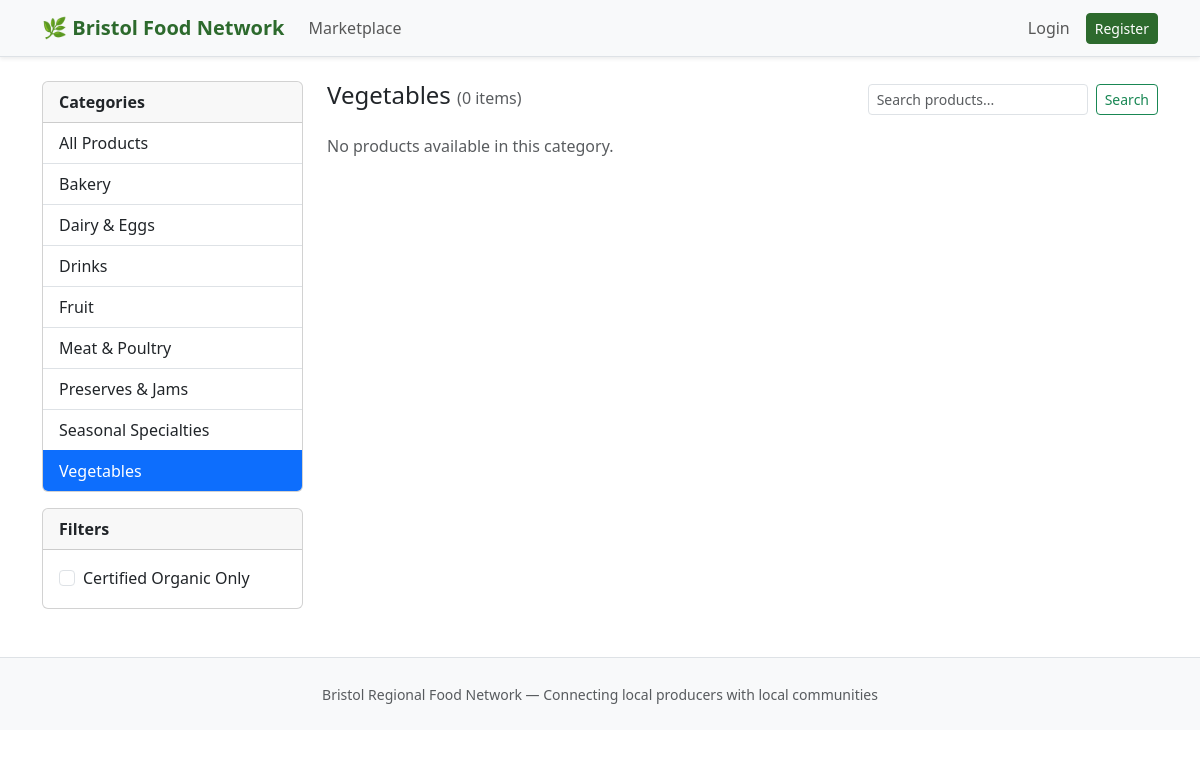
Page /marketplace/?category=vegetables on the earlier database version.
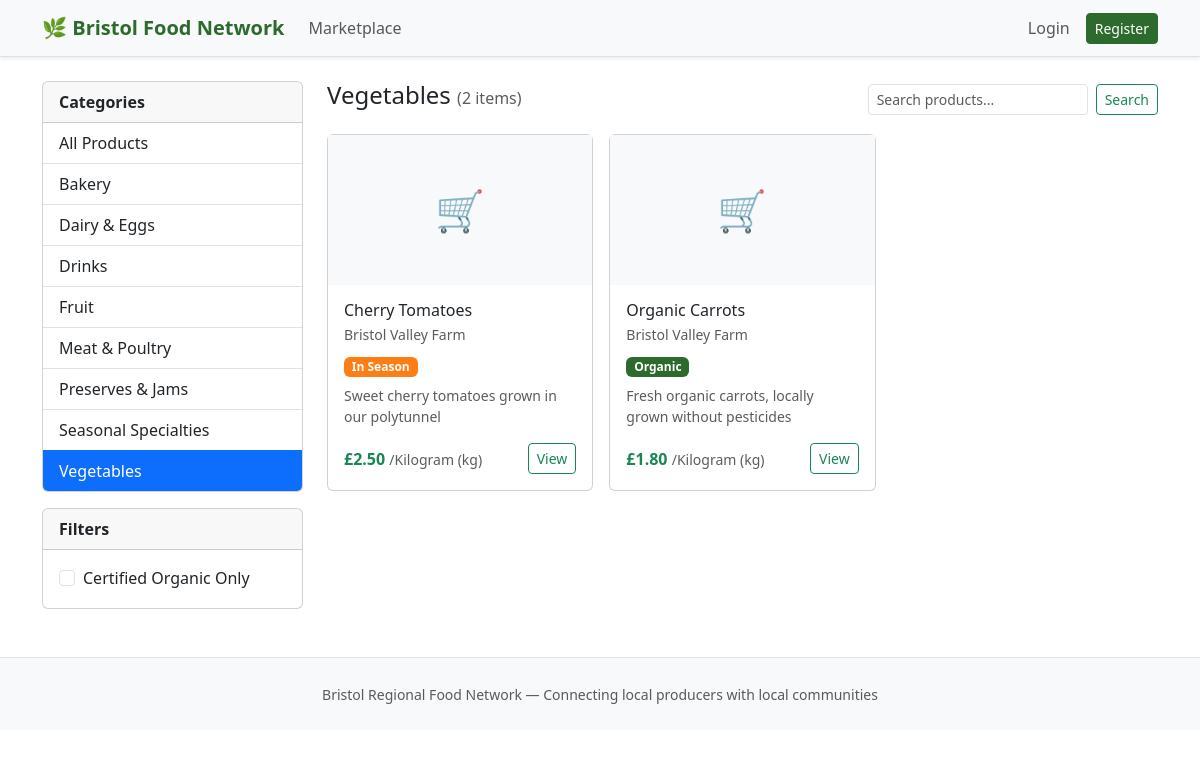
Same page on the later database version.
### core/models.py (models this page shows, shortened)
class Category(models.Model):
    name = models.CharField(max_length=100, unique=True)
    slug = models.SlugField(unique=True)
    description = models.TextField(blank=True)
    class Meta:
        verbose_name_plural = 'categories'
        ordering = ['name']

class Product(models.Model):
    AVAILABILITY_CHOICES = [
        ('available', 'Available'),
        ('in_season', 'In Season'),
        ('out_of_season', 'Out of Season'),
        ('unavailable', 'Unavailable'),
    ]
    UNIT_CHOICES = [
        ('kg', 'Kilogram (kg)'),
        ('g', 'Gram (g)'),
        ('litre', 'Litre'),
        ('dozen', 'Dozen'),
        ('each', 'Each'),
        ('bunch', 'Bunch'),
        ('pack', 'Pack'),
    ]
    producer = models.ForeignKey(ProducerProfile, on_delete=models.CASCADE, related_name='products')
    category = models.ForeignKey(Category, on_delete=models.PROTECT, related_name='products')
    name = models.CharField(max_length=200)
    description = models.TextField()
    price = models.DecimalField(
        max_digits=8, decimal_places=2,
        validators=[MinValueValidator(Decimal('0.01'))]
    )
    unit = models.CharField(max_length=20, choices=UNIT_CHOICES, default='each')
    stock_quantity = models.DecimalField(max_digits=10, decimal_places=2, default=0)
    low_stock_threshold = models.DecimalField(max_digits=10, decimal_places=2, default=10)
    availability = models.CharField(max_length=20, choices=AVAILABILITY_CHOICES, default='available')
    is_organic = models.BooleanField(default=False)
    harvest_date = models.DateField(null=True, blank=True)
    best_before_date = models.DateField(null=True, blank=True)
    season_start_month = models.PositiveIntegerField(
        null=True, blank=True,
        validators=[MinValueValidator(1), MaxValueValidator(12)]
    )
    season_end_month = models.PositiveIntegerField(
        null=True, blank=True,
        validators=[MinValueValidator(1), MaxValueValidator(12)]
    )
    image = models.ImageField(upload_to='products/', null=True, blank=True)
    is_surplus = models.BooleanField(default=False)
    surplus_discount_percent = models.PositiveIntegerField(
        default=0,
        validators=[MaxValueValidator(100)]
    )
    surplus_expiry = models.DateTimeField(null=True, blank=True)
    created_at = models.DateTimeField(auto_now_add=True)
    updated_at = models.DateTimeField(auto_now=True)
    class Meta:
        ordering = ['name']

class ProducerProfile(models.Model):
    user = models.OneToOneField(User, on_delete=models.CASCADE, related_name='producer_profile')
    business_name = models.CharField(max_length=200)
    contact_name = models.CharField(max_length=100)
    farm_address = models.TextField()
    farm_postcode = models.CharField(max_length=10)
    description = models.TextField(blank=True)
    lead_time_hours = models.PositiveIntegerField(
        default=48,
        help_text="Minimum hours needed to prepare orders"
    )

### core/views.py (the view)
# urls.py: path('marketplace/', views.marketplace, name='marketplace'),
def marketplace(request):
    products = Product.objects.filter(
        availability__in=['available', 'in_season'],
        stock_quantity__gt=0
    ).select_related('producer', 'category')
    category_slug = request.GET.get('category', '').strip()
    search_query = request.GET.get('q', '').strip()
    organic_only = request.GET.get('organic') == '1'
    if category_slug:
        products = products.filter(category__slug=category_slug)
    if search_query:
        products = products.filter(
            Q(name__icontains=search_query) |
            Q(description__icontains=search_query) |
            Q(producer__business_name__icontains=search_query)
        )
    if organic_only:
        products = products.filter(is_organic=True)
    categories = Category.objects.all()
    selected_category = Category.objects.filter(slug=category_slug).first() if category_slug else None
    return render(request, 'marketplace/browse.html', {
        'products': products,
        'categories': categories,
        'selected_category': selected_category,
        'search_query': search_query,
        'organic_only': organic_only,
    })

### core/context_processors.py (called while the page is built)
def cart_count(request):
    if request.user.is_authenticated and not request.user.is_producer():
        try:
            cart = Cart.objects.get(customer=request.user)
            return {'cart_count': cart.item_count}
        except Cart.DoesNotExist:
            pass
    return {'cart_count': 0}

### templates/marketplace/browse.html (shortened to what this page needs)
{% extends 'base.html' %}
{% block content %}
<div class="row">
    <div class="col-md-3">
        <div class="card mb-3">
            <div class="card-header fw-semibold">Categories</div>
            <div class="list-group list-group-flush">
                <a href="{% url 'marketplace' %}{% if search_query %}?q={{ search_query }}{% endif %}"
                   class="list-group-item list-group-item-action {% if not selected_category %}active{% endif %}">
                    All Products
                </a>
                {% for cat in categories %}
                <a href="{% url 'marketplace' %}?category={{ cat.slug }}{% if search_query %}&q={{ search_query }}{% endif %}"
                   class="list-group-item list-group-item-action {% if selected_category.pk == cat.pk %}active{% endif %}">
                    {{ cat.name }}
                </a>
                {% endfor %}
            </div>
        </div>
        <div class="card">
            <div class="card-header fw-semibold">Filters</div>
            <div class="card-body">
                <form method="get">
                    <div class="form-check">
                        <input class="form-check-input" type="checkbox" name="organic" value="1"
                               id="organicCheck" {% if organic_only %}checked{% endif %} onchange="this.form.submit()">
                        <label class="form-check-label" for="organicCheck">Certified Organic Only</label>
                    </div>
                </form>
            </div>
        </div>
    </div>
    <div class="col-md-9">
        <div class="d-flex justify-content-between align-items-center mb-3">
            <h4>
                {% if selected_category %}{{ selected_category.name }}{% else %}All Products{% endif %}
                <small class="text-muted fs-6">({{ products|length }} items)</small>
            </h4>
            <form method="get" class="d-flex gap-2">
                <input type="text" class="form-control form-control-sm" name="q"
                       placeholder="Search products..." value="{{ search_query }}">
                <button class="btn btn-sm btn-outline-success" type="submit">Search</button>
            </form>
        </div>
        <div class="row g-3">
            {% for product in products %}
            <div class="col-md-4">
                <div class="card h-100">
                    {% if product.image %}
                    <img src="{{ product.image.url }}" class="card-img-top" style="height:150px;object-fit:cover;" alt="{{ product.name }}">
                    {% else %}
                    <div class="bg-light d-flex align-items-center justify-content-center" style="height:150px;font-size:2.5rem;">🛒</div>
                    {% endif %}
                    <div class="card-body d-flex flex-column">
                        <h6 class="card-title mb-1">{{ product.name }}</h6>
                        <small class="text-muted mb-2">{{ product.producer.business_name }}</small>
                        <div class="mb-2">
                            {% if product.is_organic %}<span class="badge badge-organic me-1">Organic</span>{% endif %}
                            {% if product.availability == 'in_season' %}<span class="badge seasonal-badge me-1">In Season</span>{% endif %}
                        </div>
                        <p class="small text-muted flex-grow-1">{{ product.description|truncatewords:12 }}</p>
                        <div class="d-flex justify-content-between align-items-center mt-auto">
                            <div>
                                {% if product.is_surplus and product.surplus_discount_percent > 0 %}
                                <small class="text-decoration-line-through text-muted">£{{ product.price }}</small>
                                <strong class="text-success"> £{{ product.discounted_price }}</strong>
                                {% else %}
                                <strong class="text-success">£{{ product.price }}</strong>
                                {% endif %}
                                <small class="text-muted">/{{ product.get_unit_display }}</small>
                            </div>
                            <a href="{% url 'product_detail' product.pk %}" class="btn btn-sm btn-outline-success">View</a>
                        </div>
                    </div>
                </div>
            </div>
            {% empty %}
            <div class="col-12">
                <p class="text-muted">No products available in this category.</p>
            </div>
            {% endfor %}
        </div>
    </div>
</div>
{% endblock %}

### templates/base.html (shortened to what this page needs)
<!DOCTYPE html>
<html lang="en">
<head>
    <link href="https://cdn.jsdelivr.net/npm/bootstrap@5.3.0/dist/css/bootstrap.min.css" rel="stylesheet">
    <link href="https://cdn.jsdelivr.net/npm/bootstrap-icons@1.10.0/font/bootstrap-icons.css" rel="stylesheet">
</head>
<body>
<nav class="navbar navbar-expand-lg navbar-light bg-light border-bottom shadow-sm">
    <div class="container">
        <a class="navbar-brand" href="{% url 'home' %}">🌿 Bristol Food Network</a>
        <div class="collapse navbar-collapse" id="navbarNav">
            <ul class="navbar-nav me-auto">
                {% if user.role != 'admin' %}
                    <li class="nav-item">
                        <a class="nav-link" href="{% url 'marketplace' %}">Marketplace</a>
                    </li>
                    {% endif %}
            </ul>
            <ul class="navbar-nav ms-auto align-items-center">
                {% if user.is_authenticated %}
                    {% if not user.is_producer and user.role != 'admin' %}
                    <li class="nav-item me-2">
                        <a class="nav-link" href="{% url 'cart' %}">
                            <i class="bi bi-cart3"></i>
                            {% if cart_count > 0 %}
                            <span class="badge bg-danger rounded-pill">{{ cart_count }}</span>
                            {% endif %}
                        </a>
                    </li>
                    <li class="nav-item">
                        <a class="nav-link" href="{% url 'customer_orders' %}">My Orders</a>
                    </li>
                    {% endif %}
                    <li class="nav-item dropdown">
                        <a class="nav-link dropdown-toggle" href="#" data-bs-toggle="dropdown">
                            <i class="bi bi-person-circle"></i> {{ user.username }}
                        </a>
                        <ul class="dropdown-menu dropdown-menu-end">
                            <li><a class="dropdown-item" href="{% url 'logout' %}">
                                <i class="bi bi-box-arrow-right"></i> Logout
                            </a></li>
                        </ul>
                    </li>
                {% else %}
                    <li class="nav-item"><a class="nav-link" href="{% url 'login' %}">Login</a></li>
                    <li class="nav-item">
                        <a class="btn btn-primary btn-sm ms-2" href="{% url 'register' %}">Register</a>
                    </li>
                {% endif %}
            </ul>
        </div>
    </div>
</nav>
<div class="container mt-4">
    {% block content %}{% endblock %}
</div>
<footer class="bg-light border-top mt-5 py-4">
    <div class="container text-center text-muted">
        <small>Bristol Regional Food Network — Connecting local producers with local communities</small>
    </div>
</footer>
</body>
</html>

### templates/base.html (style rules this page uses)
.navbar-brand { font-weight: 700; color: #2d6a2d !important; }
.btn-primary { background-color: #2d6a2d; border-color: #2d6a2d; }
.badge-organic { background-color: #2d6a2d; color: white; }
.seasonal-badge { background-color: #fd7e14; color: white; }

Differences in the rows shown:
added Product: name "Cherry Tomatoes", producer.business_name "Bristol Valley Farm", availability "In Season", description "Sweet cherry tomatoes grown in our polytunnel", price "2.50", unit "Kilogram (kg)"
added Product: name "Organic Carrots", producer.business_name "Bristol Valley Farm", is_organic "Organic", description "Fresh organic carrots, locally grown without pesticides", price "1.80", unit "Kilogram (kg)"
Other differences:
{{ products|length }}: "0" → "2"
text no longer shown: "No products available in this category."
